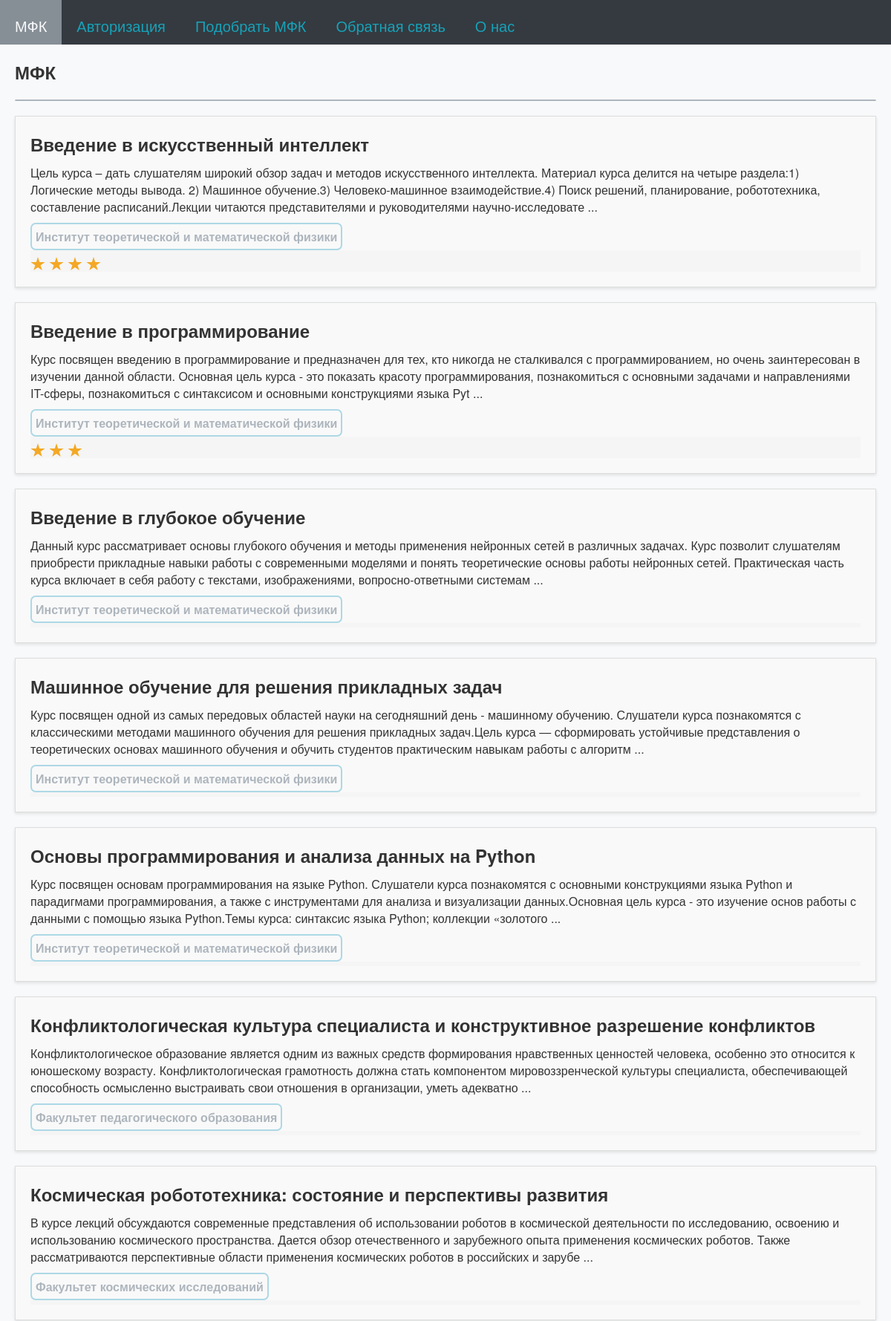
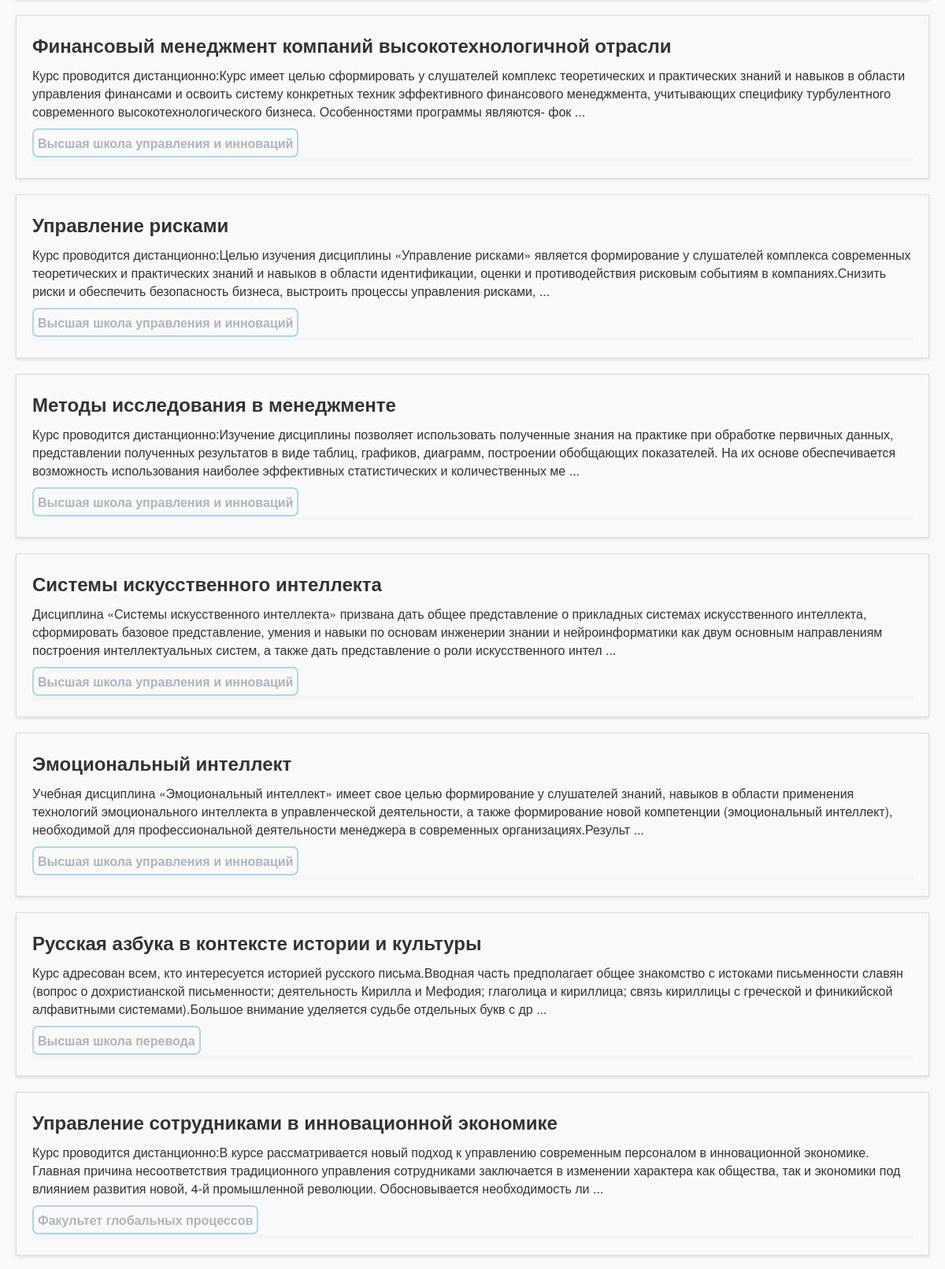
The page /dict (upper part) on the database its author committed (2 pictures, top to bottom).
### tables this page shows
CREATE TABLE mfk (
id integer PRIMARY KEY AUTOINCREMENT,
name text,
faculty text,
desc text,
online text,
openclose text,
score text
);

### testApp.py (the view)
@app.route("/")
@app.route("/dict")
def dict():
    return render_template('dict.html', my_text='МФК', menu=menu, mfk_table=dbase.getMfkAnonce())

### FDataBase.py (called while the page is built)
    def getMfkAnonce(self):
        try:
            self.__cur.execute(f"SELECT id, name, faculty, desc, online, score FROM mfk ORDER BY id DESC")
            res = self.__cur.fetchall()
            if res: return res
        except sqlite3.Error as e:
            print("Ошибка получения статьи из БД " + str(e))
        return []

### testApp.py (called while the page is built)
def connect_db():
    conn = sqlite3.connect(app.config['DATABASE'])
    conn.row_factory = sqlite3.Row
    return conn

def get_db():
    if not hasattr(g, 'link_db'):
        g.link_db = connect_db()
    return g.link_db

@app.before_request
def before_request():
    global dbase
    db = get_db()
    dbase = FDataBase(db)

### templates/dict.html (shortened to what this page needs)
{% extends 'index.html' %}
{% block content %}
    <ul class="list-posts">
        {% for m in mfk_table %}
            <li>
                    <a  style="" class="my_a" href="{{ url_for('showMfk', alias=m.id)}}">
                        <h2 style="margin: 0px 0px 10px 0px;">{{m.name}}</h2>
                    </a>
                    {{m.desc[:350]}} ...
                    <br>
                    <div style="color: #adb5bd; border: 2px solid #ADD8E6; border-radius: 7px; padding: 5px; margin: 10px 5px 0px 0px; display: inline-block;">
                        <b>{{m.faculty}}</b>
                    </div>
                    <div class="comment_stars_background comment_container container">
                      <div class="comment_stars_background container__items">
                        {% for i in range(m.score|int) %}
                          <label class="comment_stars_background my_label" for="">
                            <div class="star-stroke">
                            </div>
                          </label>
                        {% endfor %}
                      </div>
                    </div>
            </li>
        {% endfor %}
    </ul>
{% endblock %}

### static/css/style.css (style rules this page uses)
body { font-family: 'Helvetica Neue', Helvetica, sans-serif; margin: 0; padding: 0; background-color: #f8f9fa; }
a { color: #007bff; text-decoration: none; }
ul.list-posts { list-style: none; margin: 0; padding: 0; }
ul.list-posts li { margin: 20px 0; padding: 20px; border: 1px solid #ddd; background: #f9f9f9; box-shadow: 0px 2px 4px rgba(0, 0, 0, 0.1); }
.my_a { color: #333; }
:root { --primary-colour: #f8f9fa; --secondary-colour: hsl(38 90% 55%); --star-colour: hsl(38 90% 55%); }
.my_label { margin-right: 5px; }
.container { background: #f8f9fa; margin: 0; padding: 0; display: flex; align-items: center; }
.container .container__items { display: flex; align-items: left; justify-content: left; gap: -50px; }
.container .container__items label { aspect-ratio: 1; }
.container .container__items label .star-stroke { display: grid; place-items: center; width: 20px; height: 20px; background: var(--secondary-colour); clip-path: polygon(50% 0%, 61% 35%, 98% 35%, 68% 57%, 79% 91%, 50% 70%, 21% 91%, 32% 57%, 2% 35%, 39% 35%); }
.comment_container { background: #f8f9fa; margin: 0; padding: 0; display: flex; align-items: center; }
.comment_stars_background { background: #f5f5f5; padding: 3px 0px 0px 0px ; }

### rows shown on the page
mfk: name "Введение в искусственный интеллект", desc "Цель курса – дать слушателям широкий обзор задач и методов искусственного интеллекта. Материал курса делится на четыре раздела:1) Логические методы вывода. 2) Машинное обучение.3) Человеко-машинное взаимодействие.4) Поиск решений, планирование, робототехника, составление расписаний.Лекции читаются представителями и руководителями научно-исследовате", faculty "Институт теоретической и математической физики", score "4" (drawn)
mfk: name "Введение в программирование", desc "Курс посвящен введению в программирование и предназначен для тех, кто никогда не сталкивался с программированием, но очень заинтересован в изучении данной области. Основная цель курса - это показать красоту программирования, познакомиться с основными задачами и направлениями IT-сферы, познакомиться с синтаксисом и основными конструкциями языка Pyt", faculty "Институт теоретической и математической физики", score "3" (drawn)
mfk: name "Введение в глубокое обучение", desc "Данный курс рассматривает основы глубокого обучения и методы применения нейронных сетей в различных задачах. Курс позволит слушателям приобрести прикладные навыки работы с современными моделями и понять теоретические основы работы нейронных сетей. Практическая часть курса включает в себя работу с текстами, изображениями, вопросно-ответными системам", faculty "Институт теоретической и математической физики"
mfk: name "Машинное обучение для решения прикладных задач", desc "Курс посвящен одной из самых передовых областей науки на сегодняшний день - машинному обучению. Слушатели курса познакомятся с классическими методами машинного обучения для решения прикладных задач.Цель курса — сформировать устойчивые представления о теоретических основах машинного обучения и обучить студентов практическим навыкам работы с алгоритм", faculty "Институт теоретической и математической физики"
mfk: name "Основы программирования и анализа данных на Python", desc "Курс посвящен основам программирования на языке Python. Слушатели курса познакомятся с основными конструкциями языка Python и парадигмами программирования, а также с инструментами для анализа и визуализации данных.Основная цель курса - это изучение основ работы с данными с помощью языка Python.Темы курса: синтаксис языка Python; коллекции «золотого", faculty "Институт теоретической и математической физики"
mfk: name "Конфликтологическая культура специалиста и конструктивное разрешение конфликтов", desc "Конфликтологическое образование является одним из важных средств формирования нравственных ценностей человека, особенно это относится к юношескому возрасту. Конфликтологическая грамотность должна стать компонентом мировоззренческой культуры специалиста, обеспечивающей способность осмысленно выстраивать свои отношения в организации, уметь адекватно", faculty "Факультет педагогического образования"
mfk: name "Космическая робототехника: состояние и перспективы развития", desc "В курсе лекций обсуждаются современные представления об использовании роботов в космической деятельности по исследованию, освоению и использованию космического пространства. Дается обзор отечественного и зарубежного опыта применения космических роботов. Также рассматриваются перспективные области применения космических роботов в российских и зарубе", faculty "Факультет космических исследований"
mfk: name "Финансовый менеджмент компаний высокотехнологичной отрасли", desc "Курс проводится дистанционно:Курс имеет целью cформировать у слушателей комплекс теоретических и практических знаний и навыков в области управления финансами и освоить систему конкретных техник эффективного финансового менеджмента, учитывающих специфику турбулентного современного высокотехнологического бизнеса. Особенностями программы являются- фок", faculty "Высшая школа управления и инноваций"
mfk: name "Управление рисками", desc "Курс проводится дистанционно:Целью изучения дисциплины «Управление рисками» является формирование у слушателей комплекса современных теоретических и практических знаний и навыков в области идентификации, оценки и противодействия рисковым событиям в компаниях.Снизить риски и обеспечить безопасность бизнеса, выстроить процессы управления рисками,", faculty "Высшая школа управления и инноваций"
mfk: name "Методы исследования в менеджменте", desc "Курс проводится дистанционно:Изучение дисциплины позволяет использовать полученные знания на практике при обработке первичных данных, представлении полученных результатов в виде таблиц, графиков, диаграмм, построении обобщающих показателей. На их основе обеспечивается возможность использования наиболее эффективных статистических и количественных ме", faculty "Высшая школа управления и инноваций"
mfk: name "Системы искусственного интеллекта", desc "Дисциплина «Системы искусственного интеллекта» призвана дать общее представление о прикладных системах искусственного интеллекта, сформировать базовое представление, умения и навыки по основам инженерии знании и нейроинформатики как двум основным направлениям построения интеллектуальных систем, а также дать представление о роли искусственного интел", faculty "Высшая школа управления и инноваций"
mfk: name "Эмоциональный интеллект", desc "Учебная дисциплина «Эмоциональный интеллект» имеет свое целью формирование у слушателей знаний, навыков в области применения технологий эмоционального интеллекта в управленческой деятельности, а также формирование новой компетенции (эмоциональный интеллект), необходимой для профессиональной деятельности менеджера в современных организациях.Результ", faculty "Высшая школа управления и инноваций"
mfk: name "Русская азбука в контексте истории и культуры", desc "Курс адресован всем, кто интересуется историей русского письма.Вводная часть предполагает общее знакомство с истоками письменности славян (вопрос о дохристианской письменности; деятельность Кирилла и Мефодия; глаголица и кириллица; связь кириллицы с греческой и финикийской алфавитными системами).Большое внимание уделяется судьбе отдельных букв с др", faculty "Высшая школа перевода"
mfk: name "Управление сотрудниками в инновационной экономике", desc "Курс проводится дистанционно:В курсе рассматривается новый подход к управлению современным персоналом в инновационной экономике. Главная причина несоответствия традиционного управления сотрудниками заключается в изменении характера как общества, так и экономики под влиянием развития новой, 4-й промышленной революции. Обосновывается необходимость ли", faculty "Факультет глобальных процессов"

### other values the page prints
{{ m.title }} "МФК" "Авторизация" "Подобрать МФК" "Обратная связь" "О нас"
{{ my_text }} "МФК"
